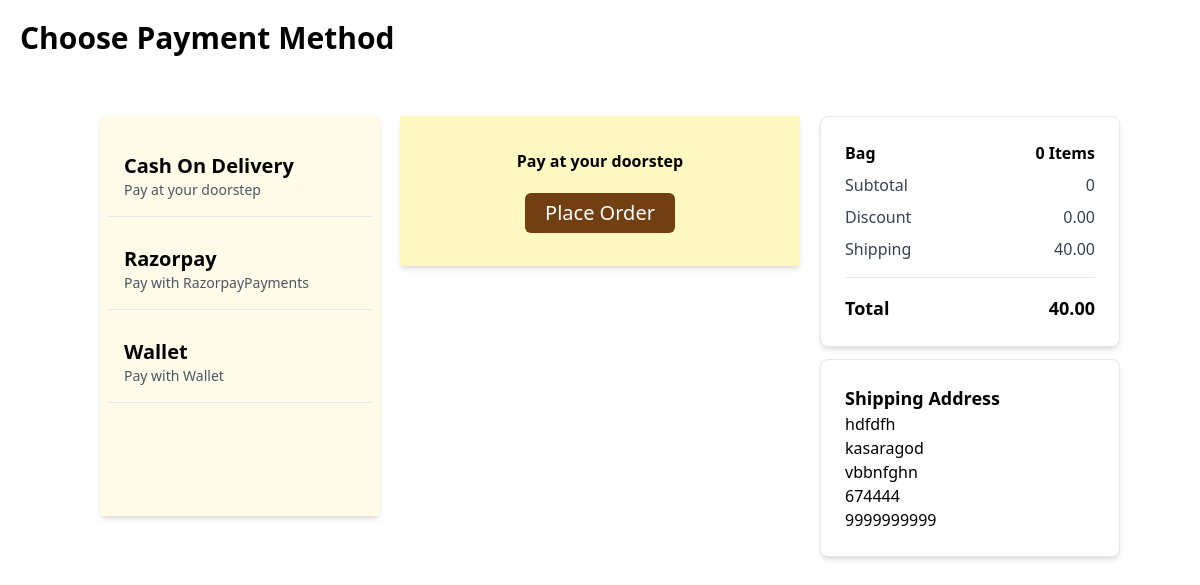
The app's page /cart/cod/3/ (signed in) with its own data.
### cart/models.py (models this page shows, shortened)
class Cart(models.Model):
    user = models.OneToOneField(Custom_user, on_delete=models.CASCADE)
    is_paid = models.BooleanField(default=False)
    total=models.DecimalField(max_digits=10,decimal_places=2, default=0)
    discnt=models.DecimalField(max_digits=10,decimal_places=2, default=0)
    total_quantity=models.IntegerField(default=0)
    shipping_charge=models.DecimalField(default=40, decimal_places=2, max_digits=10)
    grand_total=models.DecimalField(max_digits=10,decimal_places=2, default=0)
    def summarycart(self):
        cartitems = self.cartitem_set.all()
        t=sum(Decimal(item.variant.price) * item.quantity for item in cartitems)
        total = sum(Decimal(item.variant.discount_price) * item.quantity for item in cartitems)
        total_quantity = sum(item.quantity for item in cartitems)
        Grand_total = total + Decimal(self.shipping_charge)- Decimal(self.discnt)
        self.total = total
        self.grand_total = Grand_total
        self.total_quantity = total_quantity
        self.save()

class Address(models.Model):
    user=models.ForeignKey(Custom_user, on_delete=models.CASCADE, related_name='addresses')
    full_name=models.CharField(max_length=50, null=True, blank=True)
    address=models.TextField(null=True, blank=True)
    city=models.CharField(max_length=50,null=True, blank=True)
    country=models.CharField(max_length=50, null=True, blank=True)
    pincode=models.IntegerField(null=True, blank=True)
    phone_No=models.IntegerField(null=True, blank=True)

### cart/views.py (the view)
# urls.py: path('cod/<int:address_id>/', views.cod, name="cod"),
@login_required(login_url='login')
def cod(request,address_id):
    user=request.user
    cart=Cart.objects.get(user=user)
    cart.summarycart()
    address = Address.objects.get(id=address_id)
    return render(request,'user/cod.html',{ 'cart':cart, 'address':address})

### templates/user/cod.html (shortened to what this page needs)
{% extends 'payment.html' %}
{% block content %}
<body>
<div class="bg-yellow-100 shadow-md m-5 mt-10 text-center flex flex-col justify-center items-center" style="height: 150px; width: 400px;">
    <form method="post" action="{% url 'place_order' address.id %}">
        <h5 class="font-semibold">Pay at your doorstep</h5>
        <button class="bg-yellow-900 px-5 h-10 rounded-md mt-5 text-xl text-white">Place Order</button>
    </form>
</div>
{% endblock content %}

### templates/payment.html (shortened to what this page needs)
<!DOCTYPE html>
<html lang="en">
<head>
  <script src="https://cdn.tailwindcss.com"></script>
</head>
<body>
  {% include 'payment_option.html' %}
  {% block content %}
  {% endblock content %}
    <div class="sm:w-1 md:w-1/4 lg:w-1/4 xl:w-1/4 mt-10">
    <div class="bg-white p-6 rounded-lg border shadow-md">
        <div class="mb-2 flex justify-between">
            <h2 class="text-black font-semibold"> Bag</h2>
            <h2 class="text-black font-semibold">{{cart.total_quantity }} Items</h2>
        </div>
        <div class="mb-2 flex justify-between">
            <p class="text-gray-700">Subtotal</p>
            <p class="text-gray-700">{{cart.total}}</p>
        </div>
        <div class="mb-2 flex justify-between">
            <p class="text-gray-700">Discount</p>
            <p class="text-gray-700">{{cart.discnt}}</p>
        </div>
        <div class="flex justify-between">
            <p class="text-gray-700">Shipping</p>
            <p class="text-gray-700">{{cart.shipping_charge}}</p>
        </div>
        <hr class="my-4" />
        <div class="flex justify-between">
            <p class="text-lg font-bold">Total</p>
                <p class=" text-lg font-bold">{{ cart.grand_total}}</p>
            </div>
        </div>
        <div class="bg-white mt-3  p-6 rounded-lg border shadow-md ">
         <div class="text-lg font-semibold">Shipping Address</div>
            <p>{{ address.address }}</p>
            <p>{{ address.city }}</p>
            <p>{{ address.country }}</p>
            <p>{{ address.pincode }}</p>
            <p>{{ address.phone_No }}</p>
        </div>
    </div>
    </div>
    </body>
    </html>

### records on screen
Cart: total_quantity "0", total "0", discnt "0.00", shipping_charge "40.00", grand_total "40.00"
Address: address "hdfdfh", city "kasaragod", country "vbbnfghn", pincode "674444", phone_No "9999999999"
